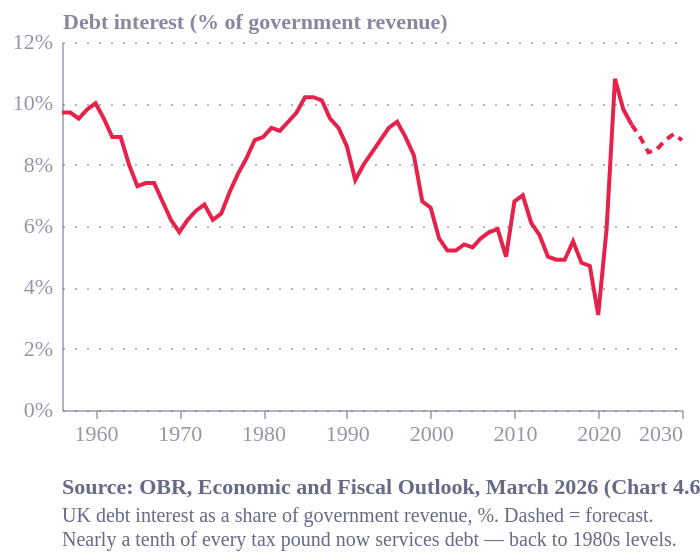

Describe this chart as a Vega-Lite specification.
### Vega-Lite specification from a JSON file in a GitHub repository (floating-point values rounded to 4 significant figures)
{"config": {"font": "Circular Std", "text": {"color": "#676A86", "align": "left", "baseline": "middle", "dx": 7, "dy": 0, "fontSize": 11}, "view": {"stroke": "transparent", "continuousWidth": 400, "continuousHeight": 300, "discreteWidth": 400, "discreteHeight": 300, "fill": "transparent"}, "range": {"category": ["#36B7B4", "#E6224B", "#F4C245", "#0063AF", "#00A767", "#179FDB", "#EB5C2E"], "diverging": ["#E6224B", "#E54753", "#C9C9C9", "#179FDB", "#122B39"], "heatmap": ["#C9C9C9", "#179FDB", "#0063AF", "#122B39"], "ordinal": ["#00A767", "#36B7B4", "#179FDB", "#0063AF", "#243B5A"]}, "bar": {"color": "#179fdb"}, "line": {"color": "#e6224b"}, "rule": {"color": "#676A86"}, "area": {"opacity": 0.3}, "point": {"filled": true, "size": 80, "color": "#e6224b", "opacity": 0.95}, "geoshape": {"stroke": "white", "strokeWidth": 0.3}, "rect": {"fill": "#d6d4d4", "opacity": 0.3}, "axis": {"labelColor": "#676A86", "labelFontSize": 11, "labelFont": "Circular Std", "labelOpacity": 0.7, "tickColor": "#676A86", "tickOpacity": 0.5, "domainColor": "#676A86", "domainOpacity": 0.5, "gridColor": "#676A86", "gridDash": [2, 2], "gridOpacity": 0.5, "title": null, "titleColor": "#676A86", "titleOpacity": 0.8, "tickSize": 4}, "axisXDiscrete": {"grid": false, "labelAngle": 0, "tickCount": 10, "tickOpacity": 0.5, "title": null}, "axisYDiscrete": {"ticks": false, "labelPadding": 5}, "axisXTemporal": {"grid": false, "ticks": true}, "axisXQuantitative": {"grid": true}, "axisYQuantitative": {"gridColor": "#676A86", "gridDash": [1, 5], "gridOpacity": 0.5, "ticks": false, "labelPadding": 5, "tickCount": 8, "titleAngle": 0, "titleAlign": "left", "titleBaseline": "bottom", "titleX": 0, "titleY": -5}, "title": {"color": "#676A86E6", "subtitleColor": "#676A86", "font": "Circular Std", "subtitleFont": "Circular Std", "anchor": "start", "fontSize": 14, "subtitleFontSize": 12, "subtitlePadding": 4, "offset": 0, "frame": "group"}, "legend": {"titleColor": "#122b39", "title": null, "labelColor": "#122b39", "labelFontSize": 11}, "background": "white"}, "layer": [{"mark": {"type": "line", "color": "#E6224B", "strokeWidth": 2}, "encoding": {"x": {"axis": {"format": "%Y", "tickCount": 8}, "field": "date", "title": null, "type": "temporal"}, "y": {"axis": {"labelExpr": "datum.label + '%'"}, "field": "pct", "scale": {"domain": [0, 12]}, "title": "Debt interest (% of government revenue)", "type": "quantitative"}}, "transform": [{"filter": "datum.seg=='actual'"}]}, {"mark": {"type": "line", "color": "#E6224B", "strokeDash": [4, 3], "strokeWidth": 2}, "encoding": {"x": {"axis": {"format": "%Y", "tickCount": 8}, "field": "date", "title": null, "type": "temporal"}, "y": {"axis": {"labelExpr": "datum.label + '%'"}, "field": "pct", "scale": {"domain": [0, 12]}, "title": "Debt interest (% of government revenue)", "type": "quantitative"}}, "transform": [{"filter": "datum.fy_start>=2024"}]}], "autosize": {"contains": "padding", "type": "fit"}, "data": {"name": "data-b9c92704e06d6090f00052f3fa27b0d2"}, "height": 280, "title": {"text": "Source: OBR, Economic and Fiscal Outlook, March 2026 (Chart 4.6)", "anchor": "start", "color": "#676A86", "dy": 12, "fontSize": 11, "orient": "bottom", "subtitle": ["UK debt interest as a share of government revenue, %. Dashed = forecast.", "Nearly a tenth of every tax pound now services debt — back to 1980s levels."], "subtitleColor": "#676A86", "subtitleFontSize": 10}, "width": 350, "$schema": "https://vega.github.io/schema/vega-lite/v6.4.1.json", "datasets": {"data-b9c92704e06d6090f00052f3fa27b0d2": [{"fy_start": 1956, "pct": 9.7, "date": "1956-01-01T00:00:00", "seg": "actual"}, {"fy_start": 1957, "pct": 9.7, "date": "1957-01-01T00:00:00", "seg": "actual"}, {"fy_start": 1958, "pct": 9.5, "date": "1958-01-01T00:00:00", "seg": "actual"}, {"fy_start": 1959, "pct": 9.8, "date": "1959-01-01T00:00:00", "seg": "actual"}, {"fy_start": 1960, "pct": 10.0, "date": "1960-01-01T00:00:00", "seg": "actual"}, {"fy_start": 1961, "pct": 9.5, "date": "1961-01-01T00:00:00", "seg": "actual"}, {"fy_start": 1962, "pct": 8.9, "date": "1962-01-01T00:00:00", "seg": "actual"}, {"fy_start": 1963, "pct": 8.9, "date": "1963-01-01T00:00:00", "seg": "actual"}, {"fy_start": 1964, "pct": 8.0, "date": "1964-01-01T00:00:00", "seg": "actual"}, {"fy_start": 1965, "pct": 7.3, "date": "1965-01-01T00:00:00", "seg": "actual"}, {"fy_start": 1966, "pct": 7.4, "date": "1966-01-01T00:00:00", "seg": "actual"}, {"fy_start": 1967, "pct": 7.4, "date": "1967-01-01T00:00:00", "seg": "actual"}, {"fy_start": 1968, "pct": 6.8, "date": "1968-01-01T00:00:00", "seg": "actual"}, {"fy_start": 1969, "pct": 6.2, "date": "1969-01-01T00:00:00", "seg": "actual"}, {"fy_start": 1970, "pct": 5.8, "date": "1970-01-01T00:00:00", "seg": "actual"}, {"fy_start": 1971, "pct": 6.2, "date": "1971-01-01T00:00:00", "seg": "actual"}, {"fy_start": 1972, "pct": 6.5, "date": "1972-01-01T00:00:00", "seg": "actual"}, {"fy_start": 1973, "pct": 6.7, "date": "1973-01-01T00:00:00", "seg": "actual"}, {"fy_start": 1974, "pct": 6.2, "date": "1974-01-01T00:00:00", "seg": "actual"}, {"fy_start": 1975, "pct": 6.4, "date": "1975-01-01T00:00:00", "seg": "actual"}, {"fy_start": 1976, "pct": 7.1, "date": "1976-01-01T00:00:00", "seg": "actual"}, {"fy_start": 1977, "pct": 7.7, "date": "1977-01-01T00:00:00", "seg": "actual"}, {"fy_start": 1978, "pct": 8.2, "date": "1978-01-01T00:00:00", "seg": "actual"}, {"fy_start": 1979, "pct": 8.8, "date": "1979-01-01T00:00:00", "seg": "actual"}, {"fy_start": 1980, "pct": 8.9, "date": "1980-01-01T00:00:00", "seg": "actual"}, {"fy_start": 1981, "pct": 9.2, "date": "1981-01-01T00:00:00", "seg": "actual"}, {"fy_start": 1982, "pct": 9.1, "date": "1982-01-01T00:00:00", "seg": "actual"}, {"fy_start": 1983, "pct": 9.4, "date": "1983-01-01T00:00:00", "seg": "actual"}, {"fy_start": 1984, "pct": 9.7, "date": "1984-01-01T00:00:00", "seg": "actual"}, {"fy_start": 1985, "pct": 10.2, "date": "1985-01-01T00:00:00", "seg": "actual"}, {"fy_start": 1986, "pct": 10.2, "date": "1986-01-01T00:00:00", "seg": "actual"}, {"fy_start": 1987, "pct": 10.1, "date": "1987-01-01T00:00:00", "seg": "actual"}, {"fy_start": 1988, "pct": 9.5, "date": "1988-01-01T00:00:00", "seg": "actual"}, {"fy_start": 1989, "pct": 9.2, "date": "1989-01-01T00:00:00", "seg": "actual"}, {"fy_start": 1990, "pct": 8.6, "date": "1990-01-01T00:00:00", "seg": "actual"}, {"fy_start": 1991, "pct": 7.5, "date": "1991-01-01T00:00:00", "seg": "actual"}, {"fy_start": 1992, "pct": 8.0, "date": "1992-01-01T00:00:00", "seg": "actual"}, {"fy_start": 1993, "pct": 8.4, "date": "1993-01-01T00:00:00", "seg": "actual"}, {"fy_start": 1994, "pct": 8.8, "date": "1994-01-01T00:00:00", "seg": "actual"}, {"fy_start": 1995, "pct": 9.2, "date": "1995-01-01T00:00:00", "seg": "actual"}, {"fy_start": 1996, "pct": 9.4, "date": "1996-01-01T00:00:00", "seg": "actual"}, {"fy_start": 1997, "pct": 8.9, "date": "1997-01-01T00:00:00", "seg": "actual"}, {"fy_start": 1998, "pct": 8.3, "date": "1998-01-01T00:00:00", "seg": "actual"}, {"fy_start": 1999, "pct": 6.8, "date": "1999-01-01T00:00:00", "seg": "actual"}, {"fy_start": 2000, "pct": 6.6, "date": "2000-01-01T00:00:00", "seg": "actual"}, {"fy_start": 2001, "pct": 5.6, "date": "2001-01-01T00:00:00", "seg": "actual"}, {"fy_start": 2002, "pct": 5.2, "date": "2002-01-01T00:00:00", "seg": "actual"}, {"fy_start": 2003, "pct": 5.2, "date": "2003-01-01T00:00:00", "seg": "actual"}, {"fy_start": 2004, "pct": 5.4, "date": "2004-01-01T00:00:00", "seg": "actual"}, {"fy_start": 2005, "pct": 5.3, "date": "2005-01-01T00:00:00", "seg": "actual"}, {"fy_start": 2006, "pct": 5.6, "date": "2006-01-01T00:00:00", "seg": "actual"}, {"fy_start": 2007, "pct": 5.8, "date": "2007-01-01T00:00:00", "seg": "actual"}, {"fy_start": 2008, "pct": 5.9, "date": "2008-01-01T00:00:00", "seg": "actual"}, {"fy_start": 2009, "pct": 5.0, "date": "2009-01-01T00:00:00", "seg": "actual"}, {"fy_start": 2010, "pct": 6.8, "date": "2010-01-01T00:00:00", "seg": "actual"}, {"fy_start": 2011, "pct": 7.0, "date": "2011-01-01T00:00:00", "seg": "actual"}, {"fy_start": 2012, "pct": 6.1, "date": "2012-01-01T00:00:00", "seg": "actual"}, {"fy_start": 2013, "pct": 5.7, "date": "2013-01-01T00:00:00", "seg": "actual"}, {"fy_start": 2014, "pct": 5.0, "date": "2014-01-01T00:00:00", "seg": "actual"}, {"fy_start": 2015, "pct": 4.9, "date": "2015-01-01T00:00:00", "seg": "actual"}, {"fy_start": 2016, "pct": 4.9, "date": "2016-01-01T00:00:00", "seg": "actual"}, {"fy_start": 2017, "pct": 5.5, "date": "2017-01-01T00:00:00", "seg": "actual"}, {"fy_start": 2018, "pct": 4.8, "date": "2018-01-01T00:00:00", "seg": "actual"}, {"fy_start": 2019, "pct": 4.7, "date": "2019-01-01T00:00:00", "seg": "actual"}, {"fy_start": 2020, "pct": 3.1, "date": "2020-01-01T00:00:00", "seg": "actual"}, {"fy_start": 2021, "pct": 5.9, "date": "2021-01-01T00:00:00", "seg": "actual"}, {"fy_start": 2022, "pct": 10.8, "date": "2022-01-01T00:00:00", "seg": "actual"}, {"fy_start": 2023, "pct": 9.8, "date": "2023-01-01T00:00:00", "seg": "actual"}, {"fy_start": 2024, "pct": 9.3, "date": "2024-01-01T00:00:00", "seg": "actual"}, {"fy_start": 2025, "pct": 8.9, "date": "2025-01-01T00:00:00", "seg": "forecast"}, {"fy_start": 2026, "pct": 8.4, "date": "2026-01-01T00:00:00", "seg": "forecast"}, {"fy_start": 2027, "pct": 8.5, "date": "2027-01-01T00:00:00", "seg": "forecast"}, {"fy_start": 2028, "pct": 8.8, "date": "2028-01-01T00:00:00", "seg": "forecast"}, {"fy_start": 2029, "pct": 9.0, "date": "2029-01-01T00:00:00", "seg": "forecast"}, {"fy_start": 2030, "pct": 8.8, "date": "2030-01-01T00:00:00", "seg": "forecast"}]}}
